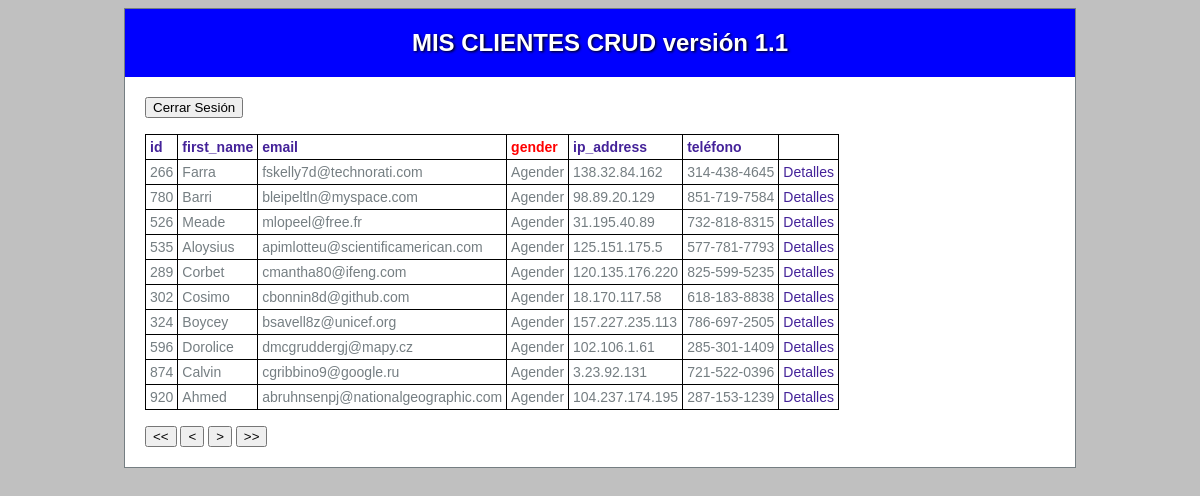
The app's page /index.php?ordenacion=gender (signed in) with its own data.
### tables this page shows
create table Clientes (
	id INT(8) auto_increment not null,
	first_name VARCHAR(50),
	last_name VARCHAR(50),
	email VARCHAR(50),
	gender VARCHAR(50),
	ip_address VARCHAR(20),
	telefono VARCHAR(50),
	CONSTRAINT pk_usuarios PRIMARY KEY(id)
);

### app/models/AccesoDatosPDO.php (called while the page is built, shortened)
<?php
class AccesoDatos {
    private static $modelo = null;
    private $dbh = null;
    public static function getModelo(){
        if (self::$modelo == null){
            self::$modelo = new AccesoDatos();
        }
        return self::$modelo;
    }
    private function __construct(){
        try {
            $dsn = "mysql:host=".DB_SERVER.";dbname=".DATABASE.";charset=utf8";
            $this->dbh = new PDO($dsn,DB_USER,DB_PASSWD);
            $this->dbh->setAttribute(PDO::ATTR_ERRMODE, PDO::ERRMODE_EXCEPTION);
        } catch (PDOException $e){
            echo "Error de conexión ".$e->getMessage();
            exit();
        }
    }
    public function getClientes ($primero,$cuantos,$ordenacion):array {
        $tuser = [];
        $stmt_usuarios  = $this->dbh->prepare("select * from Clientes ORDER BY $ordenacion limit $primero,$cuantos");
        $stmt_usuarios->setFetchMode(PDO::FETCH_CLASS, 'Cliente');
        if ( $stmt_usuarios->execute() ){
            while ( $user = $stmt_usuarios->fetch()){
               $tuser[]= $user;
            }
        }
        return $tuser;
    }
}

### app/models/Cliente.php (called while the page is built, shortened)
<?php
class Cliente {
   function __get($name)
   {
       if ( property_exists($this,$name)){
           return $this->$name;
       }
   }
}

### app/views/list_Limitado.php (the view)
<form><button type="submit" name="finSesion" > Cerrar Sesión </button></form>
<br>
<?php $titulos = ['id','first_name','email','gender','ip_address']; ?>
<table>
<tr>
    <?php foreach ($titulos as $valor): ?>
        <th><a style="<?= $_SESSION['ordenacion']==$valor ? 'color: red' : '' ?>" id="<?=$valor?>" href="<?=$_SERVER['PHP_SELF'].'?ordenacion='.$valor?>"><?= $valor ?></a></th>
    <?php endforeach ?>
    <th><a style="<?= $_SESSION['ordenacion']=='telefono' ? 'color: red' : '' ?>" id="telefono" href="<?=$_SERVER['PHP_SELF'].'?ordenacion=telefono'?>">teléfono</a></th>
</tr>
<?php foreach ($tvalores as $valor): ?>
<tr>
<td><?= $valor->id ?> </td>
<td><?= $valor->first_name ?> </td>
<td><?= $valor->email ?> </td>
<td><?= $valor->gender ?> </td>
<td><?= $valor->ip_address ?> </td>
<td><?= $valor->telefono ?> </td>
<td><a href="?orden=Detalles&id=<?=$valor->id?>" >Detalles</a></td>
<tr>
<?php endforeach ?>
</table>
<form>
<br>
<button type="submit" name="nav" value="Primero"> << </button>
<button type="submit" name="nav" value="Anterior"> < </button>
<button type="submit" name="nav" value="Siguiente"> > </button>
<button type="submit" name="nav" value="Ultimo"> >> </button>
</form>

### web/css/default.css (style rules this page uses)
body { background: silver; text-align: justify; font-family: Tahoma, Geneva, sans-serif; font-size: 14px; color: #757E82; }
a { color: #429; text-decoration: none; }
table, th, td { border: 1px solid black; border-collapse:collapse; padding: 4px; }

### records on screen
clientes: id "266", first_name "Farra", email "fskelly7d@technorati.com", gender "Agender", ip_address "138.32.84.162", telefono "314-438-4645"
clientes: id "780", first_name "Barri", email "bleipeltln@myspace.com", gender "Agender", ip_address "98.89.20.129", telefono "851-719-7584"
clientes: id "526", first_name "Meade", email "mlopeel@free.fr", gender "Agender", ip_address "31.195.40.89", telefono "732-818-8315"
clientes: id "535", first_name "Aloysius", email "apimlotteu@scientificamerican.com", gender "Agender", ip_address "125.151.175.5", telefono "577-781-7793"
clientes: id "289", first_name "Corbet", email "cmantha80@ifeng.com", gender "Agender", ip_address "120.135.176.220", telefono "825-599-5235"
clientes: id "302", first_name "Cosimo", email "cbonnin8d@github.com", gender "Agender", ip_address "18.170.117.58", telefono "618-183-8838"
clientes: id "324", first_name "Boycey", email "bsavell8z@unicef.org", gender "Agender", ip_address "157.227.235.113", telefono "786-697-2505"
clientes: id "596", first_name "Dorolice", email "dmcgruddergj@mapy.cz", gender "Agender", ip_address "102.106.1.61", telefono "285-301-1409"
clientes: id "874", first_name "Calvin", email "cgribbino9@google.ru", gender "Agender", ip_address "3.23.92.131", telefono "721-522-0396"
clientes: id "920", first_name "Ahmed", email "abruhnsenpj@nationalgeographic.com", gender "Agender", ip_address "104.237.174.195", telefono "287-153-1239"

### other values on screen
$valor "id"
$valor "first_name"
$valor "email"
$valor "gender"
$valor "ip_address"
